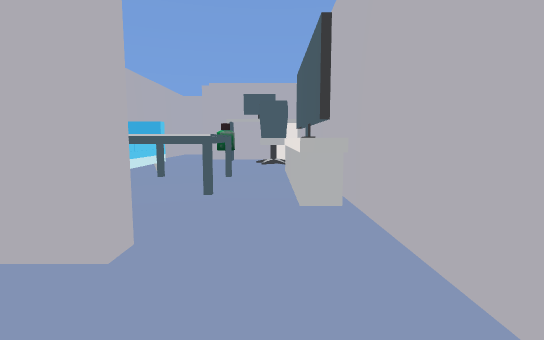
view 1 (above)

17 first-person views from a walk through a scene from a Unity 3-D project. The camera is 1.2 m above the floor, tilts 6° down and sees 85° across. The floor is counted in squares, 2 m on a side. Each view is taken from the middle of a square. On the plan, view 1 faces up. The plan holds only what a view shows up to about 9 squares ahead; the rest is blank. The place goes on beyond the plan. The player is left out. Some animated figures are left out. Some surface patterns are stand-ins.

view 2
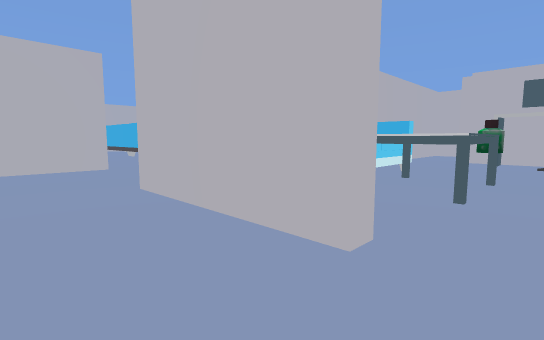

view 3
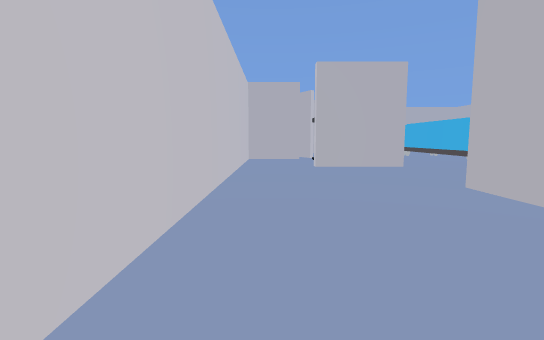

view 4
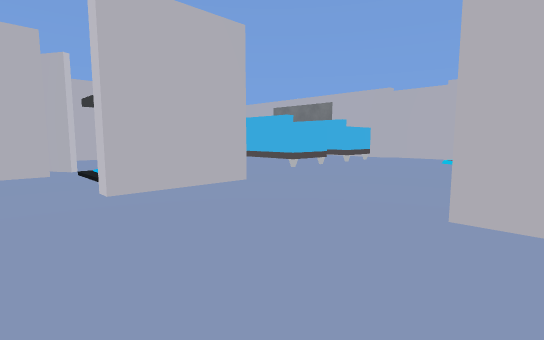

view 5
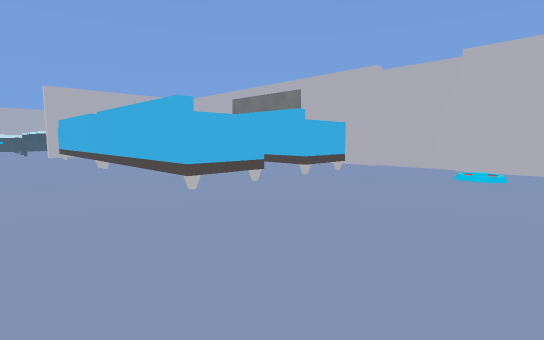

view 6
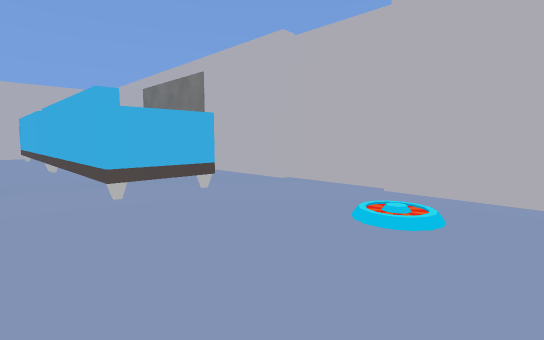

view 7
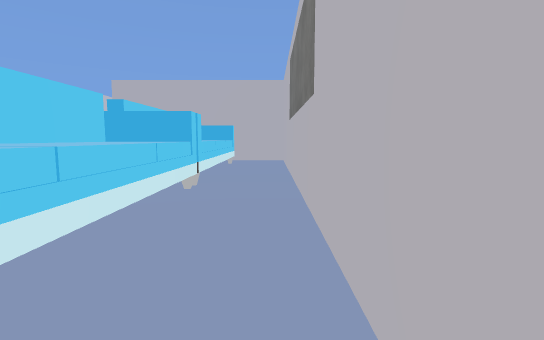

view 8
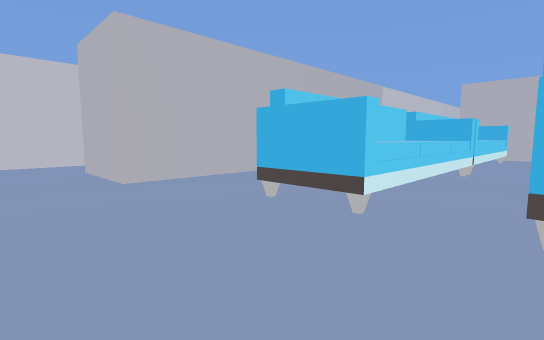

view 9
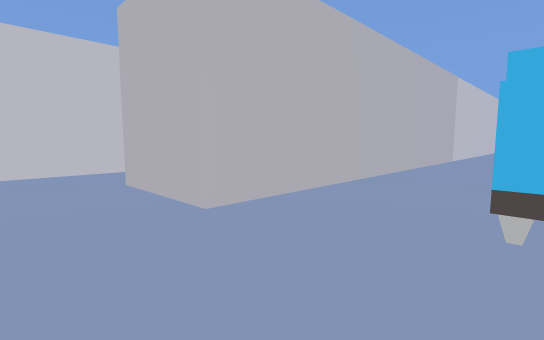

view 10
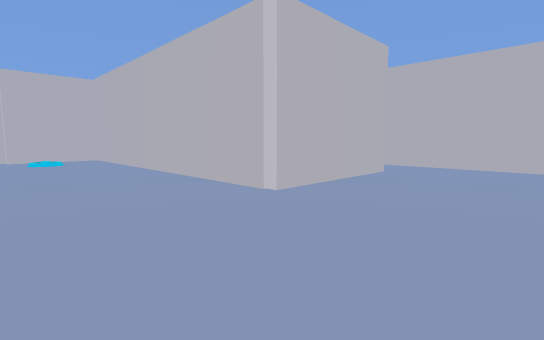

view 11
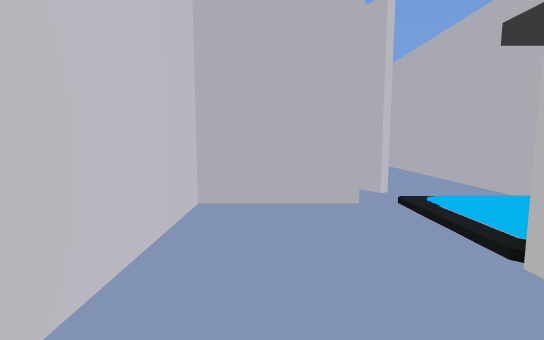

view 12
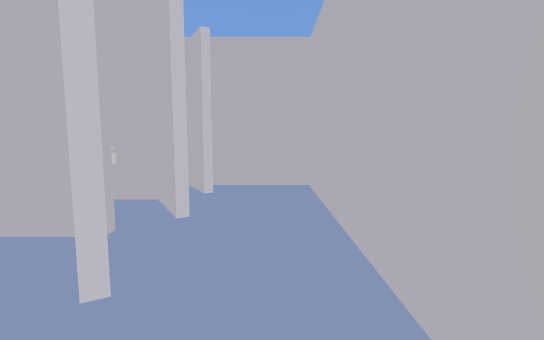

view 13
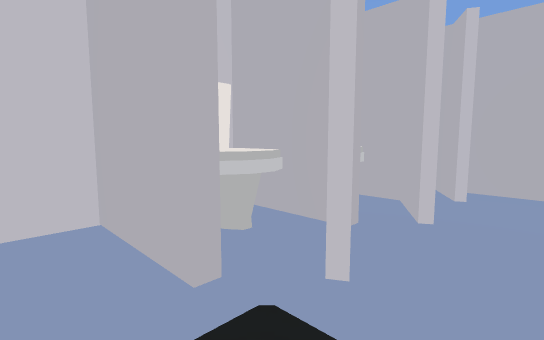

view 14
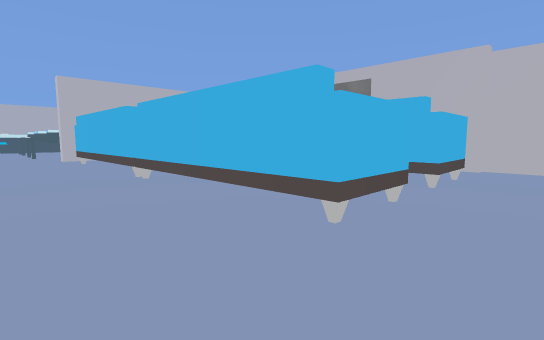

view 15
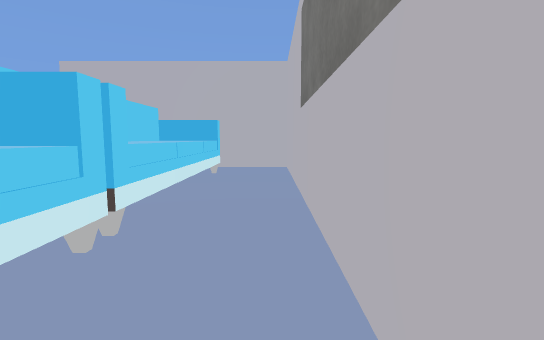

view 16
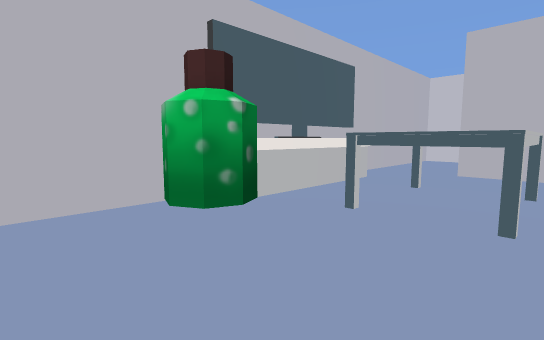

view 17
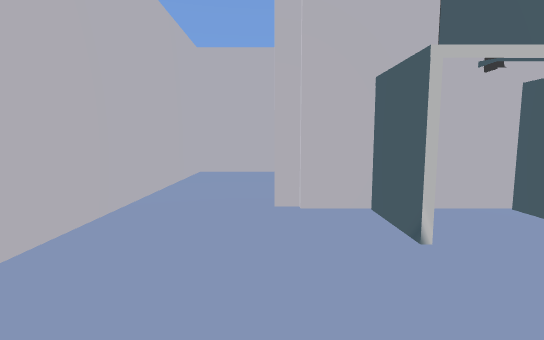

### Floor plan
Points are (right, up) in squares from view 1. A wall is a line through its corners. A room is listed if a view was taken in it or the views show most of it. See-through windows are left out.
Room 1 (views 1, 2, 3)
walls: (-0.8, 1.4) (-2.9, 1.4); (-2.6, -1.7) (0.7, -1.7) (0.7, 1.6)
ways out: opening at (-1.5, -0.5) to room 2; opening at (0, 1) to room 2
Room 2 (views 4, 5, 6, 7, 8, 9, 10, 11, 12, 13, 14, 15, 16, 17)
walls: (-8.5, 1.6) (-12.5, 1.6) (-12.5, 0); (-3.6, 5.4) (-3.6, 8.3) (-15.3, 8.3) (-15.3, 3.5); (-10.1, -0.4) (-10.1, -1.8); (-1.9, 1.6) (-0.8, 1.6); (-8.8, -1.7) (-2.6, -1.7); (-3.3, 8.9) (-3.3, 7.4); (0.5, 2.8) (0.5, 3.9); (-0.4, 8.5) (-2, 8.5); (0.7, 1.6) (0.7, 7.8); (-15.8, 1.8) (-6.4, 1.8) (-6.4, -0.1)
ways out: opening at (-1.5, -0.5) to room 1; opening at (0, 1) to room 1; opening at (-15, 2.5); gap at (-2, 9)
objects: other object (-14, 4) to (-11, 5); other object (-14, 6) to (-11, 7); other object (-12, 0); other object (-11, -1); other object (-11, 0); other object (-10, 0); other object (-10, 4) to (-7, 5); other object (-10, 6) to (-7, 7); other object (-9, -1); other object (-7, 1); other object (-3, 2) to (-3, 5); other object (-2, 3) to (-1, 5); other object (-1, 6); other object (-1, 8) to (0, 8); other object (0, 3) to (0, 5); other object (0, 7)

Where each view was taken, in squares from view 1:
view 1: 0 up, 0 right, facing up
view 2: 0 up, 0 right, facing up-left
view 3: 1 down, 0 right, facing left
view 4: 1 down, 3 left, facing up-left
view 5: 2 up, 4 left, facing up-left
view 6: 5 up, 4 left, facing up-left
view 7: 8 up, 7 left, facing left
view 8: 6 up, 5 left, facing down-left
view 9: 4 up, 5 left, facing down-left
view 10: 1 down, 6 left, facing up-right
view 11: 1 down, 6 left, facing left
view 12: 1 up, 8 left, facing left
view 13: 1 up, 8 left, facing down-left
view 14: 2 up, 6 left, facing up-left
view 15: 8 up, 9 left, facing left
view 16: 7 up, 2 left, facing down-right
view 17: 6 up, 2 left, facing up
